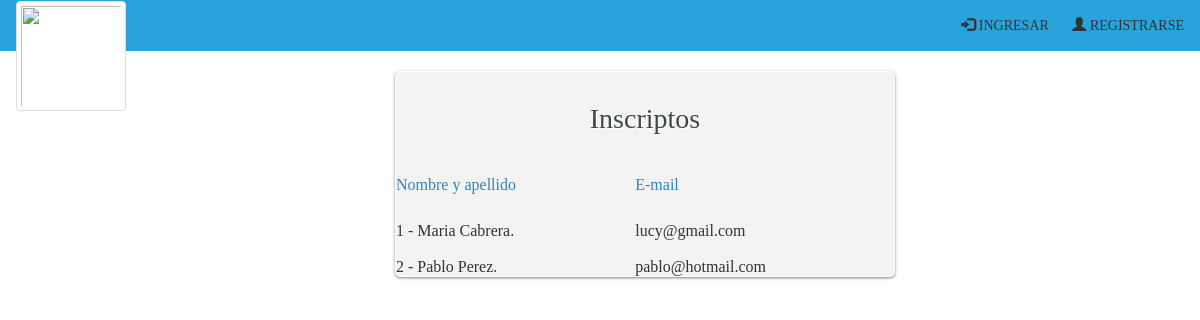
The app's page /inscriptos.php?sub=36 with its own data.
### tables this page shows
CREATE TABLE `inscripto` (
  `idInscripto` int(11) NOT NULL,
  `idPersona` int(11) NOT NULL,
  `idSubasta` int(11) NOT NULL,
  `fecha` datetime NOT NULL
);

CREATE TABLE `persona` (
  `IdPersona` int(11) NOT NULL,
  `dni` int(8) NOT NULL,
  `nombre` varchar(50) NOT NULL,
  `apellido` varchar(50) NOT NULL,
  `telefono` int(30) NOT NULL,
  `email` varchar(45) NOT NULL,
  `clave` varchar(11) NOT NULL,
  `tipoU` varchar(11) DEFAULT NULL,
  `rol` int(3) DEFAULT NULL,
  `credito` int(2) DEFAULT NULL,
  `ciudad` varchar(45) NOT NULL,
  `fechaNacimiento` datetime NOT NULL,
  `idTarjeta` int(11) NOT NULL,
  `fechaRegistro` datetime NOT NULL,
  `fechaModificacion` datetime NOT NULL
);

### inscriptos.php (the view, shortened to what this page needs)
<html>
	<head>
<?php
		include("cabecera.php");
?>
<?php
$con=conectar();
$subasta=$_GET['sub'];
$var_consulta= "SELECT idPersona FROM inscripto WHERE idSubasta=$subasta";
   $result = mysqli_query($con, $var_consulta);
   $num=mysqli_num_rows($result);
if ($num==0) {
  echo"<h4>NO HAY INSCRIPTOS</h4>";
 }
else{
?>
	</head>
	<body>
		<div id="wrapper" style="margin: 0 auto;" >
			<form name="formulario" class="login-form" style="width:500px;" >
				<div class="header">
					<h1>  Inscriptos</h1>
				</div>
			 <table  style="width:500px;">
				<?php $primero = "Nombre y apellido";
                              $segundo="E-mail";
                               $color = "#2E86C1";
  ?>
 <tr>
  <td><?php echo "<p><font color='".$color."'>".$primero."</font></p>";  ?> </td>
  <td ><?php echo "<p><font color='".$color."'>".$segundo."</font></p>";  ?></td>
 </tr>
                    <?php
                    $i=1;
                    while ($row = mysqli_fetch_array($result)){
                      $var_consulta2= "SELECT apellido, nombre, email FROM persona WHERE idPersona=$row[0]";
                         $result2 = mysqli_query($con, $var_consulta2);
                         $row2 = mysqli_fetch_array($result2); ?>
                      <tr>
                             <td> <br><?php echo "$i - $row2[1] $row2[0]." ; ?> </td>
                              <td> <br><?php echo "$row2[2]"; ?> </td>
                          </tr>
                     <?php $i=$i + 1;  }
                    ?>
					</table>
			</form>
			<?php } ?>
		</div>
	</body>
</html>

### css/estilos.css (style rules this page uses)
body { background-color:#ffffff ; font-family:'Bree Serif', serif; }
.login-form { width: 410px; margin: auto; position: relative; background: #f3f3f3; border: 1px solid #fff; border-radius: 5px; box-shadow: 0 1px 3px rgba(0,0,0,0.5); -moz-box-shadow: 0 1px 3px rgba(0,0,0,0.5); -webkit-box-shadow: 0 1px 3px rgba(0,0,0,0.5); }
#wrapper { width: 410px; height: 400px; margin: 70px auto; }
#wrapper h1 { text-align: center; }
.login-form .header { padding: 10px 30px 30px 30px; }
.login-form .header h1 { font-family: 'Bree Serif', serif; font-weight: 300; font-size: 28px; line-height:34px; color: #414848; text-shadow: 1px 1px 0 rgba(256,256,256,1.0); margin-bottom: 10px; }

### records on screen
inscripto: idPersona.nombre "Maria", idPersona.apellido "Cabrera", idPersona.email "lucy@gmail.com"
inscripto: idPersona.nombre "Pablo", idPersona.apellido "Perez", idPersona.email "pablo@hotmail.com"

### other values on screen
$primero "Nombre y apellido"
$segundo "E-mail"
